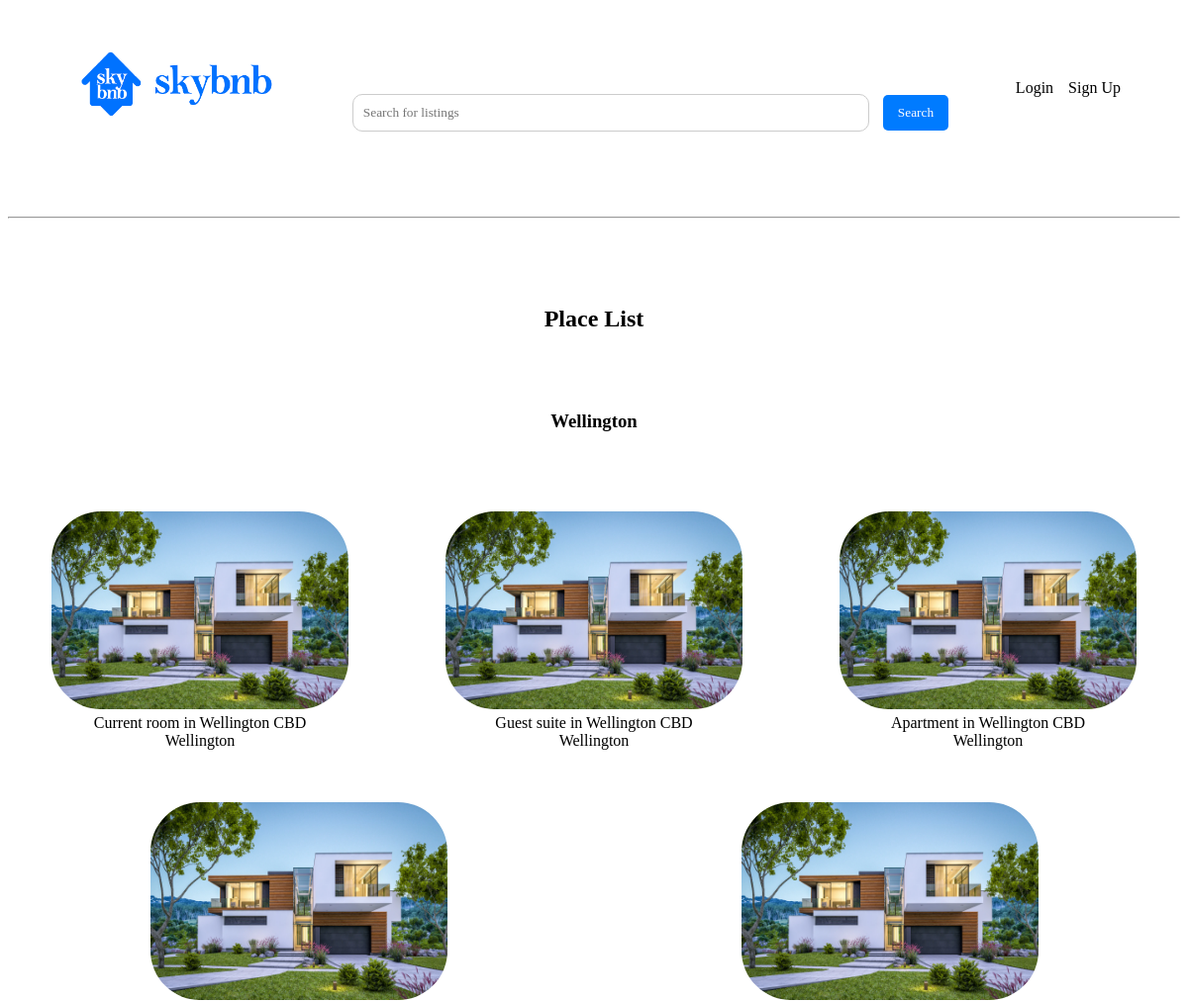
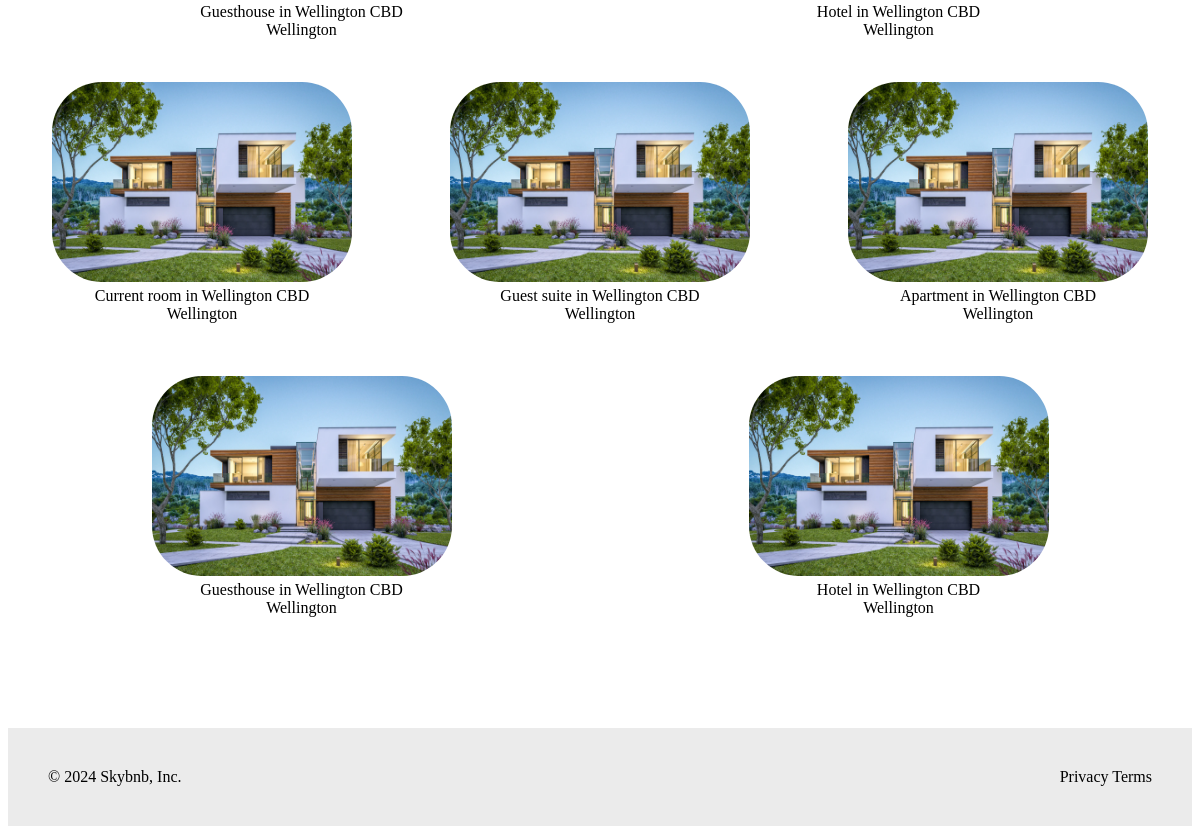
Before: / with the older database file (2 pictures, top to bottom).
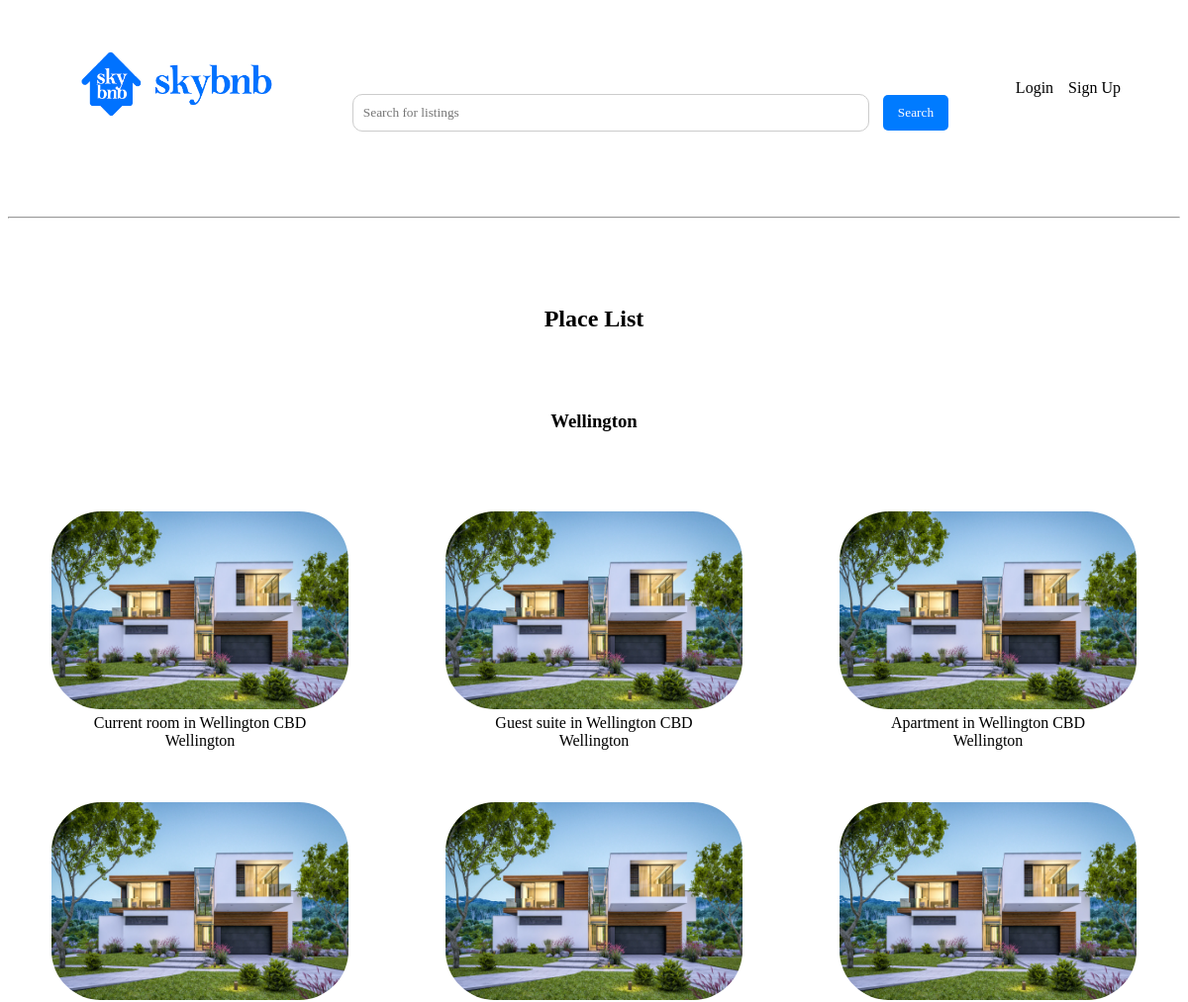
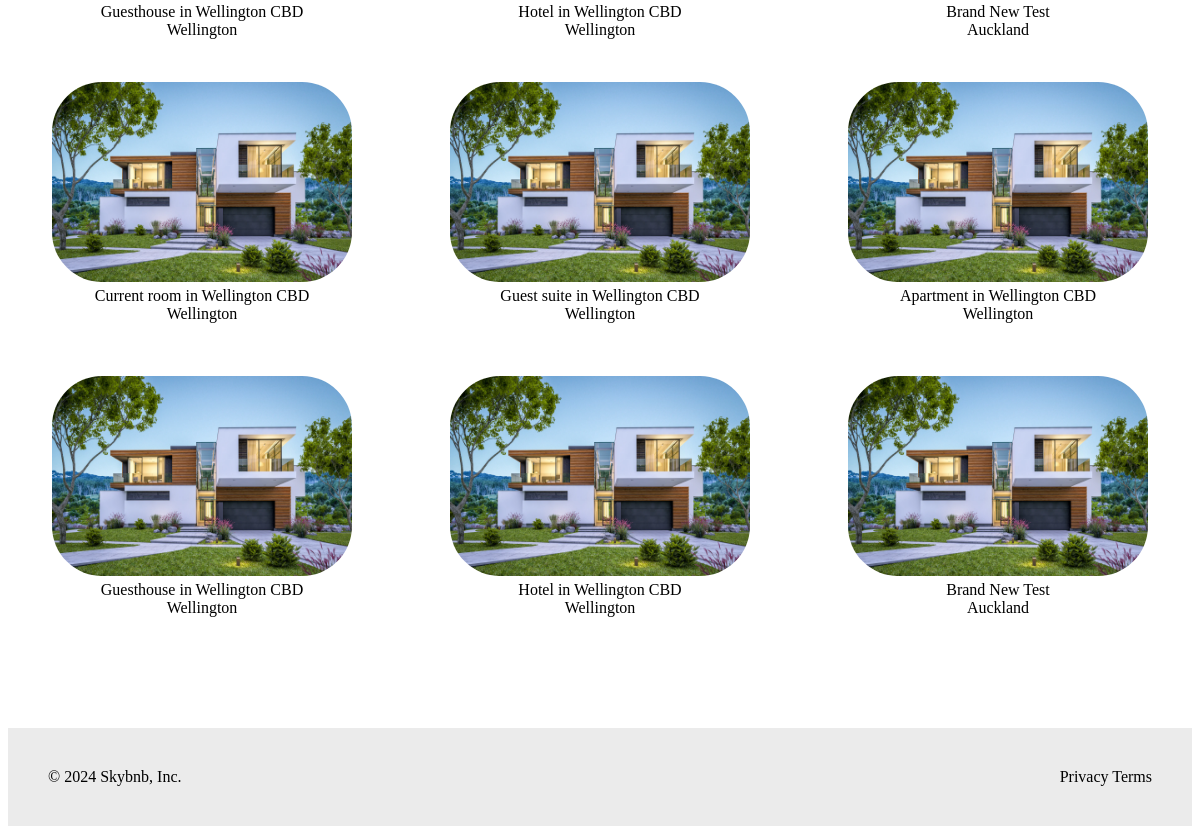
After: the same page with the newer database file (2 pictures, top to bottom).
### stays/models.py (models this page shows, shortened)
class Stay(models.Model):
    title = models.CharField(max_length=255)
    price = models.IntegerField()
    location = models.CharField(max_length=255)
    host = models.ForeignKey(Host, on_delete=models.PROTECT, related_name='host')
    guests = models.IntegerField()
    bedrooms = models.IntegerField()
    bathrooms = models.IntegerField()
    features = models.TextField(max_length=510)
    description = models.TextField(max_length=510)
    address = models.CharField(max_length=255)

### stays/views.py (the view)
# urls.py: path("", StayListView.as_view(), name='home'),
class StayListView(ListView):
    model = Stay
    template_name = 'stays/stay_list.html'
    context_object_name = 'stays'

### stays/templates/stays/stay_list.html
{% extends 'base.html' %}
{% load static %}
{% block content %}
<div class="list_title">
    <h2>Place List</h2>
</div>
<div class="property_box">
    <div class="location-list">
        <h3>
            <span>Wellington</span>
        </h3>
    </div>
    <div class="card_container">
        <div class="image-row">
            {% for stay in stays %}
                <div class="image-item">
                    <a href="{% url 'stay_detail' stay.pk %}">
                        <div class="card_box">
                            <img src="{% static 'property.webp' %}">
                            <p>{{ stay.title }}<br>{{ stay.location }}</p>
                        </div>
                    </a>
                </div>
            {% endfor %}
        </div>
    </div>
    <div class="card_container">
        <div class="image-row">
            {% for stay in stays %}
                <div class="image-item">
                    <a href="{% url 'stay_detail' stay.pk %}">
                        <div class="card_box">
                            <img src="{% static 'property.webp' %}">
                            <p>{{ stay.title }}<br>{{ stay.location }}</p>
                        </div>
                    </a>
                </div>
            {% endfor %}
            </div>
        </div>
    </div>
</div>
{% endblock %}

Changed rows visible on the page:
added Stay: title "Brand New Test", location "Auckland"
